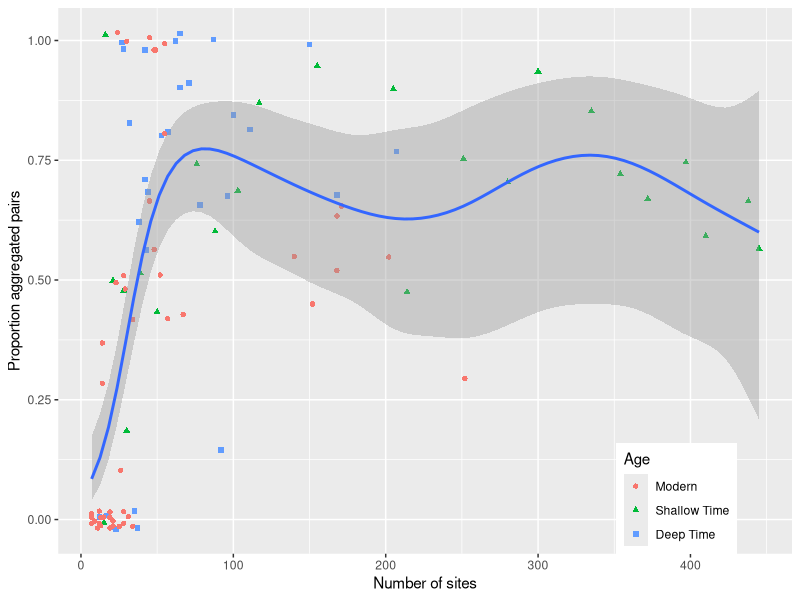
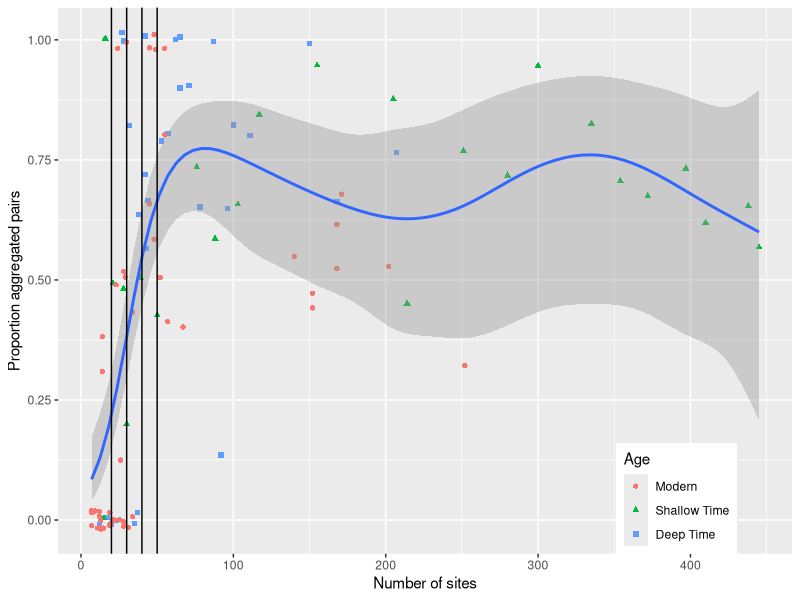
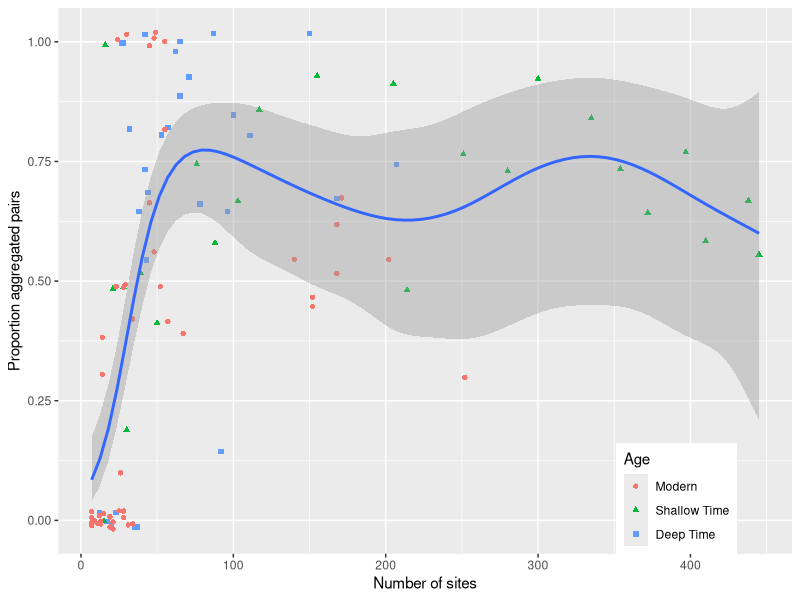

Source code (R) for these figures, in order: (Note: this script raises an error after producing the figures.)
library("ggplot2")
library("scales")
library("readxl")
library("dplyr")


#load data
comb <- read_excel("data/comb.data_revised_for_Telford.xlsx", sheet = 1)

comb$AGE <- cut(comb$age.published, breaks = c(0, 100, 1000000, 10^9), labels = c("Modern", "Shallow Time", "Deep Time"))

comb2 <- comb %>%
  filter(!land.island.published %in% c("island", "NA"))

comb2 %>%
  group_by(AGE) %>%
  summarise(n = n(), lt40 = mean(numSites < 40))

table(comb2$AGE)

#no weights
g <- ggplot(comb2, aes(x = numSites, y = percAgg, col = AGE, shape = AGE)) + 
  geom_jitter(width = 0, height = 0.02) +
  geom_smooth(aes(group  = 1), method = "gam", formula = y ~s(x), method.args = list(family = "quasibinomial"), show.legend = FALSE) +
  labs(x = "Number of sites", y = "Proportion aggregated pairs", colour = "Age", shape = "Age") + 
  theme(legend.justification=c(0, 0), legend.position=c(.76, 0)) 
print(g)
ggsave("ed_fig2.png", height = 89 * 1.5, width = 89 * 1.5, units = "mm")

g + geom_vline(xintercept = c(20, 30, 40, 50))

g <- ggplot(subset(combETE, land.island != "island"), aes(x = Age, y =numSites)) + 
  geom_jitter(width = 1, height = 0.02)+
  scale_x_log10() + geom_vline(xintercept = 6000)
print(g)
